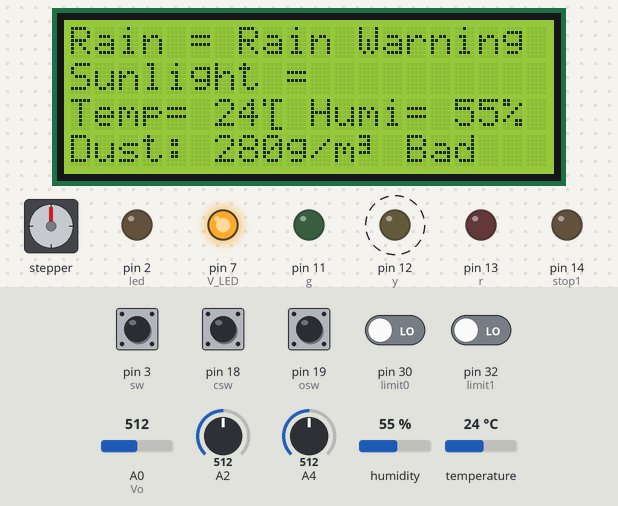
The sketch below on a simulated Arduino Mega 2560, built with avr-gcc and run on an emulated ATmega2560. Shown: stepper motor, 20×4 character LCD, output pins drawn as LEDs (lit = HIGH). Wiring (inferred from the names in the program): stepper motor driver (200 steps per turn assumed): step pin 48; direction pin 50; enable pin 52. Dashed ring = blinking. The test bench sets the inputs (shaded band); at power-on: pin 3 (sw) HIGH, pin 18 (csw), pin 19 (osw), pin 30 (limit0), pin 32 (limit1) LOW, A0 (Vo) = 512, A2 = 512, A4 = 512, humidity 55 %, temperature 24 °C. What the sketch prints to the serial monitor is not drawn.

Above: at 1.3 s.
1.4 s: A0 (Vo) set to 587
At 2.57 s:
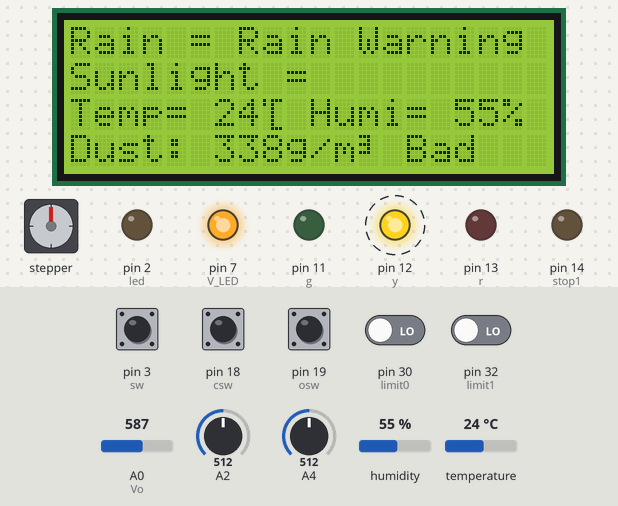
5.8 s: A0 (Vo) set to 620
At 7.5 s:
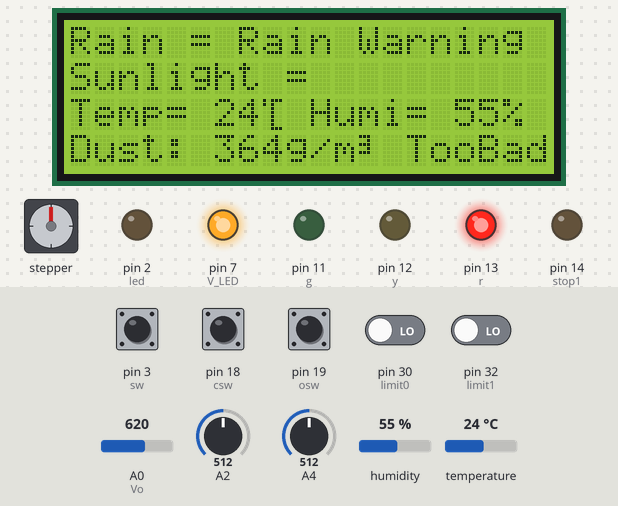
8.5 s: A2 set to 672
10.0 s: A2 set to 701
At 11.1 s:
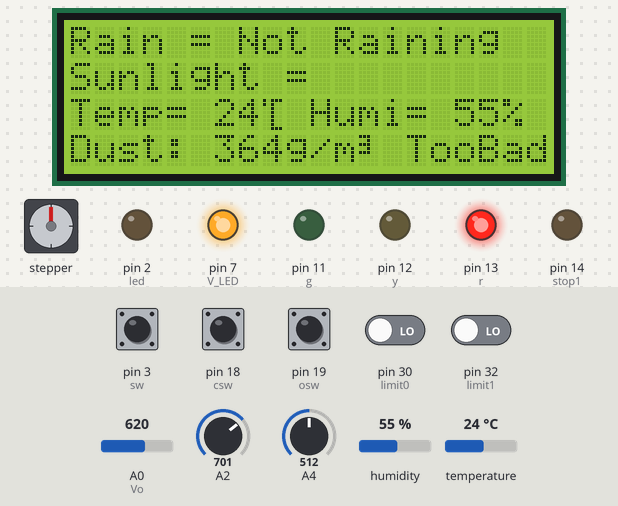
12.8 s: A4 set to 360
20.0 s: A4 set to 329
At 20.6 s:
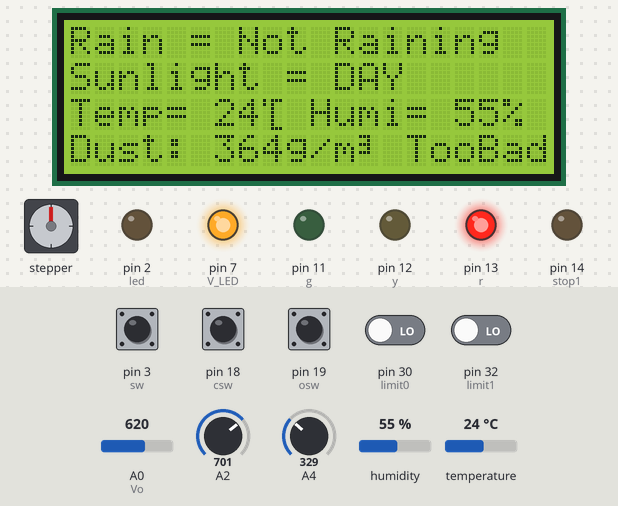
Timing chart, 0 to 23.0 s (numbered marks = the images above; inputs shaded):
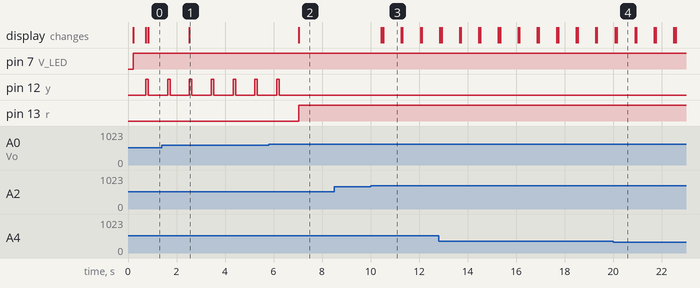

Measured:
- the behaviour switches between 601 and 602 on A0 (Vo) (found by bisection; images 1 and 2)
- the behaviour switches between 682 and 683 on A2 (found by bisection; images 2 and 3)
- the behaviour switches between 342 and 341 on A4 (found by bisection; images 3 and 4)
- after the input at 1.4 s, the display: changes after 1.1 s (image 1)
- after the input at 5.8 s, pin 12 (y): goes on until 6.2 s, then stays LOW; pin 13 (r): LOW → HIGH after 1.2 s; the display: changes after 1.2 s (image 2)
- after the input at 10.0 s, the display: first changes after 0.44 s (image 3 shows a later state)
- after the input at 20.0 s, the display: first differs from a run without the input after 0.16 s (image 4)
- by itself, pin 12 (y): alternates HIGH for 0.10 s and LOW for 0.79 s

The sketch:

autowindow_MK6_.ino
```cpp
#include <DHT.h>
#include <DHT_U.h>
#include <LiquidCrystal_I2C.h>
#define DHTPIN 5
#define DHTTYPE DHT11

DHT dht(DHTPIN, DHTTYPE);

LiquidCrystal_I2C lcd(0x27, 20, 4);
byte t[8] = {B10111, B10100, B00100, B00100, B00100, B00100, B00100, B00111};
byte unit[8] = {B11100, B00100, B11100, B00100, B11100, B00000, B00000, B00000};

//긴급제동 스위치 변수
int mode1=0, mode2=0, mode3=0;
int sw = 3, csw=18, osw=19;
int led = 2;
int stop1=14;

boolean current1 = LOW, current2 = LOW, current3 = LOW;
boolean last1 = LOW, last2 = LOW, last3 = LOW;

//motㅐr pin 번호 설정
int PUL = 48; //define Pulse pin
int DIR = 50; //define Direction pin
int ENA = 52; //define Enable Pin

//각종 센서 변수 선언
int rain, CDS, sun, ranger;

//미세먼지센서 변수 선언
int Dust = 0;
char str1[10];
int Vo = 0, V_LED = 7;
float Vo_value = 0, Voltage = 0;
int g = 11, y = 12, r = 13;
int limit0 = 30, limit1 = 32, limit2 = 34, limit3 = 36, limit4 = 38;
int ranged;

void setup()
{
  Serial.begin(9600);
  dht.begin();
  lcd.init();
  lcd.backlight();
  lcd.begin(20, 4);

  pinMode (PUL, OUTPUT);
  pinMode (DIR, OUTPUT);
  pinMode (ENA, OUTPUT);

  pinMode(V_LED, OUTPUT);
  pinMode(Vo, INPUT);

  pinMode(g, OUTPUT);
  pinMode(y, OUTPUT);
  pinMode(r, OUTPUT);

  pinMode(limit0, INPUT);
  pinMode(limit1, INPUT);
  pinMode(limit2, INPUT);
  pinMode(limit3, INPUT);
  pinMode(limit4, INPUT);

  pinMode(led, OUTPUT);
  pinMode(sw, INPUT);
  pinMode(stop1,OUTPUT);

  attachInterrupt(digitalPinToInterrupt(sw),movestop,HIGH);

  pinMode(osw,INPUT);
  pinMode(csw,INPUT);
  attachInterrupt(digitalPinToInterrupt(osw),Open,HIGH);
  attachInterrupt(digitalPinToInterrupt(csw),Close,HIGH);


}


void loop()
{
  work();
  activate();
  Open();
  Close();
}

void work()
{
  // 비가 오는 정도 LCD 출력
  rain = analogRead(2);
  ranger = map(rain, 0, 1024, 0, 3);
  lcd.setCursor(0, 0);
  lcd.print("Rain = ");
  switch (ranger)
  {
    case 0:
      lcd.print("Flood          ");
      break;
    case 1:
      lcd.print("Rain Warning");
      break;
    case 2:
      lcd.print("Not Raining    ");
      break;

  }
  delay(1);
  Serial.println(rain);

  // 햇빛량 LCD 출력
  CDS = analogRead(4);
  int sun = map(CDS, 0, 500, 0, 1024);
  lcd.setCursor(0, 1);
  lcd.print("Sunlight = ");

  if (sun < 700 && sun >= 200)
    lcd.print("DAY     ");

  else if (sun < 200 && sun >= 100)
    lcd.print("SUNSET");

  else if (sun < 100)
    lcd.print("NIGHT   ");

  Serial.print(" 햇빛량=");

  Serial.println(sun);

  // 온도와 습도 LCD 출력
  int hum, tem;
  tem = dht.readTemperature();
  hum = dht.readHumidity();

  lcd.setCursor(0, 2);
  lcd.print("Temp= ");
  lcd.print(tem);

  lcd.createChar(2, t);
  lcd.setCursor(8, 2);
  lcd.write(byte(2));

  Serial.print("온도 : ");
  Serial.println(tem);

  lcd.setCursor(10, 2);
  lcd.print("Humi= ");
  lcd.print(hum);

  Serial.print("습도 : ");
  lcd.print("%");
  Serial.println(hum);

  // 미세먼지센서 코드
  digitalWrite(V_LED, LOW);
  delayMicroseconds(280);
  Vo_value = analogRead(Vo);
  delayMicroseconds(40);
  digitalWrite(V_LED, HIGH);
  delayMicroseconds(9680);

  Voltage = Vo_value * 5.0 / 1024.0;

  Serial.print("Voltage:");
  Serial.println(Voltage);

  if (Voltage < 0.1)
  {
    Dust = 0;
  }
  else if (Voltage < 0.8)
  {
    Dust = 10 * ((Voltage - 0.1) * 5);
  }

  else if (Voltage < 1)
  {
    Dust = 10 + 15 * ((Voltage - 0.8) * 10);
  }

  else if (Voltage > 1)
  {
    Dust = 40 + 16 * ((Voltage - 1) * 10);
  }
  ranged = map(Dust, 0, 460, 0, 100);
  Serial.print("Dust:");
  Serial.println(Dust);
  Serial.println("");
  Serial.print("Dust Range :");
  Serial.println(ranged);
  Serial.println("");

  delay(500);

  lcd.setCursor(0, 3);
  lcd.print("Dust: ");
  sprintf(str1, "%03d", Dust);
  lcd.print(str1);


  lcd.print("g/m");


  lcd.createChar(1, unit);
  lcd.setCursor(12, 3);
  lcd.write(byte(1));


  if (ranged < 16)// 좋음
  {
    digitalWrite(g, HIGH);
    digitalWrite(y, LOW);
    digitalWrite(r, LOW);
    lcd.setCursor(14, 3);
    lcd.print("Good  ");
  }
  else if (ranged >= 16 && ranged < 36)// 보통
  {
    digitalWrite(g, LOW);
    digitalWrite(y, HIGH);
    digitalWrite(r, LOW);
    lcd.setCursor(14, 3);
    lcd.print("Nomal  ");
  }
  else if (ranged >= 36 && ranged < 76) // 나쁨
  {
    digitalWrite(g, LOW);
    digitalWrite(y, HIGH);
    digitalWrite(r, LOW);
    delay(100);
    digitalWrite(y, LOW);
    lcd.setCursor(14, 3);
    lcd.print("Bad   ");
  }

  else if (ranged >= 76)// 매우나쁨
  {
    digitalWrite(g, LOW);
    digitalWrite(y, LOW);
    digitalWrite(r, HIGH);
    lcd.setCursor(14, 3);
    lcd.print("TooBad");
  }
  delay(100);
}

void activate() // 각종 수치를 비교하여 모터 동작
{
  digitalWrite(stop1,mode1);

  if (mode1 == 1)
  {
    digitalWrite(ENA, LOW);
    digitalWrite(PUL, LOW);
    digitalWrite(led, HIGH);
  }

  else if (mode1 == 0)
  {
    digitalWrite(led,LOW);
    if (ranger == 2) // 비 아예 안오는 상황
    {
      if (ranged < 75) //창문열기
      {
        if (ranged < 25)
        {
          for (int i = 0; i < 6400; i++)
          {
            if (digitalRead(limit4) == HIGH)
            {
              digitalWrite(DIR, HIGH);
              digitalWrite(ENA, HIGH);
              digitalWrite(PUL, HIGH);
              delayMicroseconds(7);
              digitalWrite(PUL, LOW);
              delayMicroseconds(7);
            }
            else if (digitalRead(limit4) == LOW)
            {
              digitalWrite(ENA, LOW);
              digitalWrite(PUL, LOW);
            }
          }
        }
        else if (ranged >= 25 && ranged < 50)
        {
          for (int i = 0; i < 6400; i++)
          {
            if (digitalRead(limit3) == HIGH)
            {
              digitalWrite(DIR, HIGH);
              digitalWrite(ENA, HIGH);
              digitalWrite(PUL, HIGH);
              delayMicroseconds(7);
              digitalWrite(PUL, LOW);
              delayMicroseconds(7);
            }
            else if (digitalRead(limit3) == LOW)
            {
              digitalWrite(ENA, LOW);
              digitalWrite(PUL, LOW);
            }
          }
        }
        else if (ranged >= 50 && ranged < 75)
        {
          for (int i = 0; i < 6400; i++)
          {
            if (digitalRead(limit2) == HIGH)
            {
              digitalWrite(DIR, HIGH);
              digitalWrite(ENA, HIGH);
              digitalWrite(PUL, HIGH);
              delayMicroseconds(7);
              digitalWrite(PUL, LOW);
              delayMicroseconds(7);
            }
            else if (digitalRead(limit2) == LOW)
            {
              digitalWrite(ENA, LOW);
              digitalWrite(PUL, LOW);
            }
          }
        }
      }

      else if (ranged >= 75)
      {
        for (int i = 0; i < 6400; i++)
        {
          if (digitalRead(limit0) == HIGH)
          {
            digitalWrite(DIR, LOW);
            digitalWrite(ENA, HIGH);
            digitalWrite(PUL, HIGH);
            delayMicroseconds(7);
            digitalWrite(PUL, LOW);
            delayMicroseconds(7);
          }
          else if (digitalRead(limit0) == LOW)
          {
            digitalWrite(ENA, LOW);
            digitalWrite(PUL, LOW);
          }
        }
      }
    }

    else if (ranger <= 1) //창문닫기
    {
      if (ranger == 1) //비가 조금 내릴 때
      {
        for (int i = 0; i < 6400; i++)
        {
          if (digitalRead(limit1) == HIGH)
          {
            digitalWrite(DIR, LOW);
            digitalWrite(ENA, HIGH);
            digitalWrite(PUL, HIGH);
            delayMicroseconds(7);
            digitalWrite(PUL, LOW);
            delayMicroseconds(7);
          }

          else if (digitalRead(limit1) == LOW)
          {
            digitalWrite(ENA, LOW);
            digitalWrite(PUL, LOW);
          }
        }
      }
      else if (ranger == 0) //비가 많이 내릴 때
      {
        for (int i = 0; i < 6400; i++)
        {
          if (digitalRead(limit0) == HIGH)
          {
            digitalWrite(DIR, LOW);
            digitalWrite(ENA, HIGH);
            digitalWrite(PUL, HIGH);
            delayMicroseconds(7);
            digitalWrite(PUL, LOW);
            delayMicroseconds(7);
          }

          else if (digitalRead(limit0) == LOW)
          {
            digitalWrite(ENA, LOW);
            digitalWrite(PUL, LOW);
          }
        }
      }
    }

  }
}

void movestop() // 모터 동작 일시정지 스위치
{
  current1=digitalRead(sw);
  if(last1==!current1)
  {
    mode1 = !mode1;
    mode2=0;
    mode3=0;
  }

  delay(100);
}

void Open() //창문열림 스위치
{
  current2=digitalRead(osw);
  if(last2==!current2)
  {
    mode2 = !mode2;
    mode1=2;
    mode3=0;
  }

  if(mode2==1)
  {
    for (int i = 0; i < 6400; i++)
          {
            if (digitalRead(limit4) == HIGH)
            {
              digitalWrite(DIR, HIGH);
              digitalWrite(ENA, HIGH);
              digitalWrite(PUL, HIGH);
              delayMicroseconds(7);
              digitalWrite(PUL, LOW);
              delayMicroseconds(7);
            }
            else if (digitalRead(limit4) == LOW)
            {
              digitalWrite(ENA, LOW);
              digitalWrite(PUL, LOW);
            }
          }

  }
  else if(mode2==0)
  {
    digitalWrite(ENA,LOW);
    digitalWrite(PUL,LOW);

  }
}

void Close() //창문닫힘 스위치
{
  current3=digitalRead(csw);
  if(last3==!current3)
  {
    mode3 = !mode3;
    mode1=2;
    mode2=0;
  }

  if(mode3==1)
  {
    for (int i = 0; i < 6400; i++)
    {
          if (digitalRead(limit0) == HIGH)
          {
            digitalWrite(DIR, LOW);
            digitalWrite(ENA, HIGH);
            digitalWrite(PUL, HIGH);
            delayMicroseconds(7);
            digitalWrite(PUL, LOW);
            delayMicroseconds(7);
          }

          else if (digitalRead(limit0) == LOW)
          {
            digitalWrite(ENA, LOW);
            digitalWrite(PUL, LOW);
          }

    }
  }
  else if(mode3==0)
  {
     digitalWrite(ENA,LOW);
     digitalWrite(PUL,LOW);

  }

}
```
